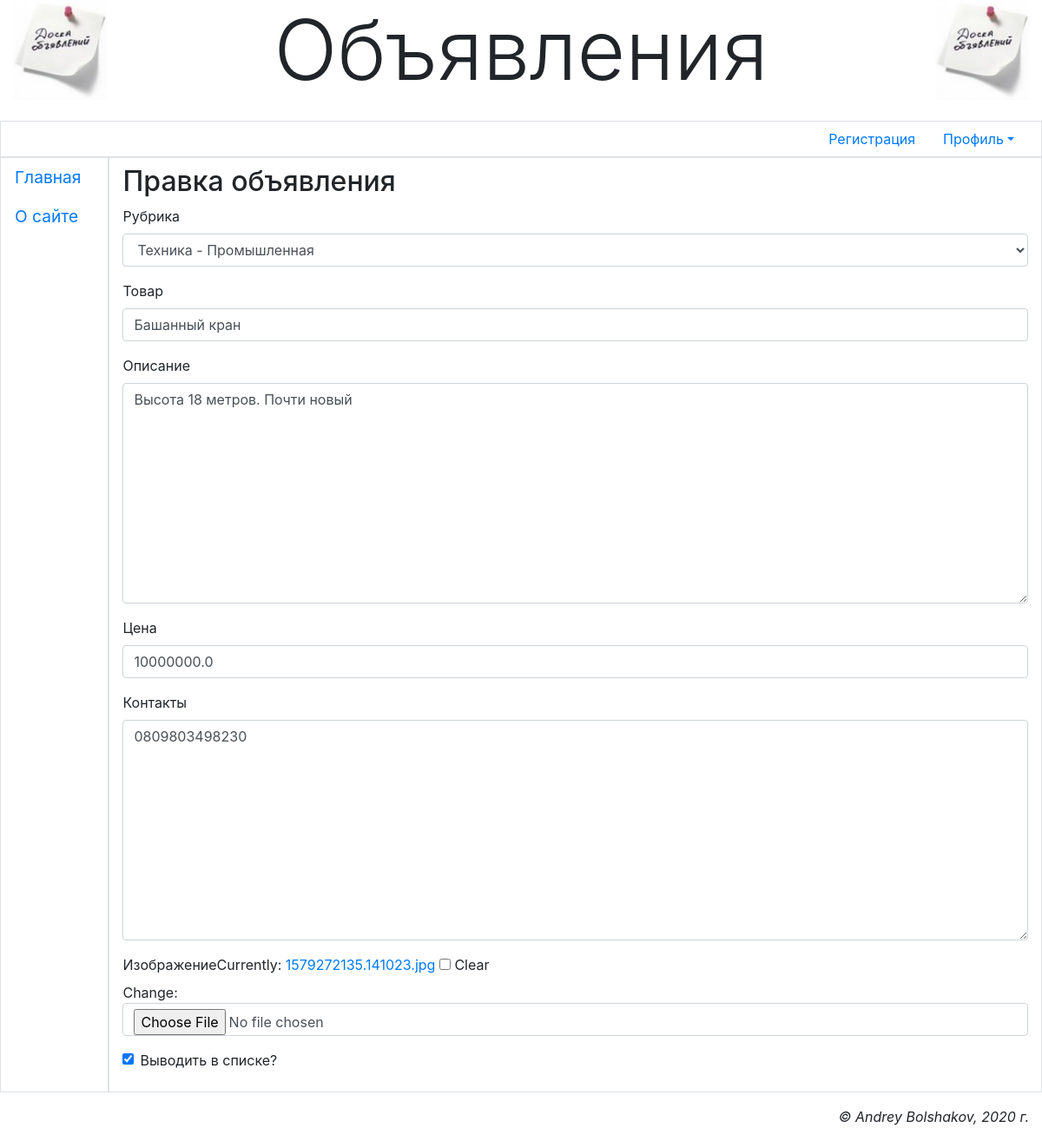
The app's page /accounts/profile/change/3/ (signed in), older data.
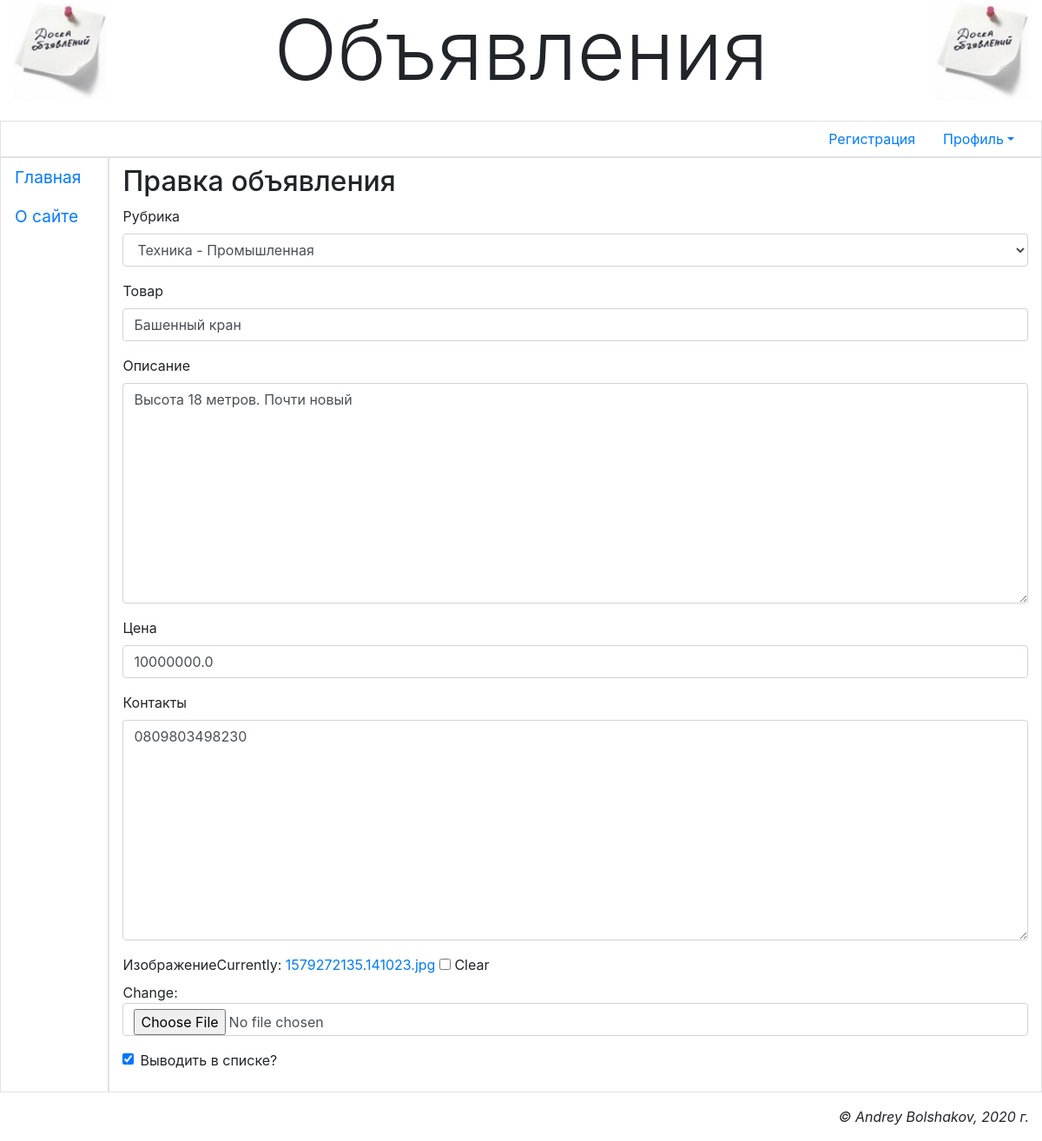
The same page, newer data.
### main/models.py (models this page shows, shortened)
class Bb(models.Model):
    rubric = models.ForeignKey(SubRubric, on_delete=models.PROTECT, verbose_name='Рубрика')
    title = models.CharField(max_length=40, verbose_name='Товар')
    content = models.TextField(verbose_name='Описание')
    price = models.FloatField(default=0, verbose_name='Цена')
    contacts = models.TextField(verbose_name='Контакты')
    image = models.ImageField(blank=True, upload_to=get_timestamp_path, verbose_name='Изображение')
    author = models.ForeignKey(AdvUser, on_delete=models.CASCADE, verbose_name='Автор объявления')
    is_active = models.BooleanField(default=True, db_index=True, verbose_name='Выводить в списке?')
    created_at = models.DateTimeField(auto_now_add=True, db_index=True, verbose_name='Опубликовано')
    class Meta:
        verbose_name_plural = 'Объявления'
        verbose_name = 'Объявление'
        ordering = ['-created_at']

### main/views.py (the view)
# urls.py: path('accounts/profile/change/<int:pk>/', profile_bb_change, name='profile_bb_change'),
@login_required
def profile_bb_change(request, pk):
    bb = get_object_or_404(Bb, pk=pk)
    if request.method == 'POST':
        form = BbForm(request.POST, request.FILES, instance=bb)
        if form.is_valid():
            bb = form.save()
            formset = AIFormSet(request.POST, request.FILES, instance=bb)
            if formset.is_valid():
                formset.save()
                messages.add_message(request, messages.SUCCESS,
                                     'Объявление исправлено')
                return redirect('main:profile')
    else:
        form = BbForm(instance=bb)
        formset = AIFormSet(instance=bb)
    context = {'form': form, 'formset': formset}
    return render(request, 'main/profile_bb_change.html', context)

### main/forms.py
class BbForm(forms.ModelForm):
    class Meta:
        model = Bb
        fields = '__all__'
        widgets = {'author': forms.HiddenInput}

### main/models.py (called while the page is built)
    def __str__(self):
        return '%s - %s' % (self.super_rubric.name, self.name)

### main/templates/main/profile_bb_change.html (shortened to what this page needs)
{% extends "layout/basic.html" %}
{% load bootstrap4 %}
{% block content %}
<h2>Правка объявления</h2>
<form method="post" enctype="multipart/form-data">
    {% bootstrap_form form layout='horizontal' %}
</form>
{% endblock %}

Row changes from the older to the newer data that the page shows:
changed Bb "Техника - Промышленная": title "Башанный кран" → "Башенный кран"
